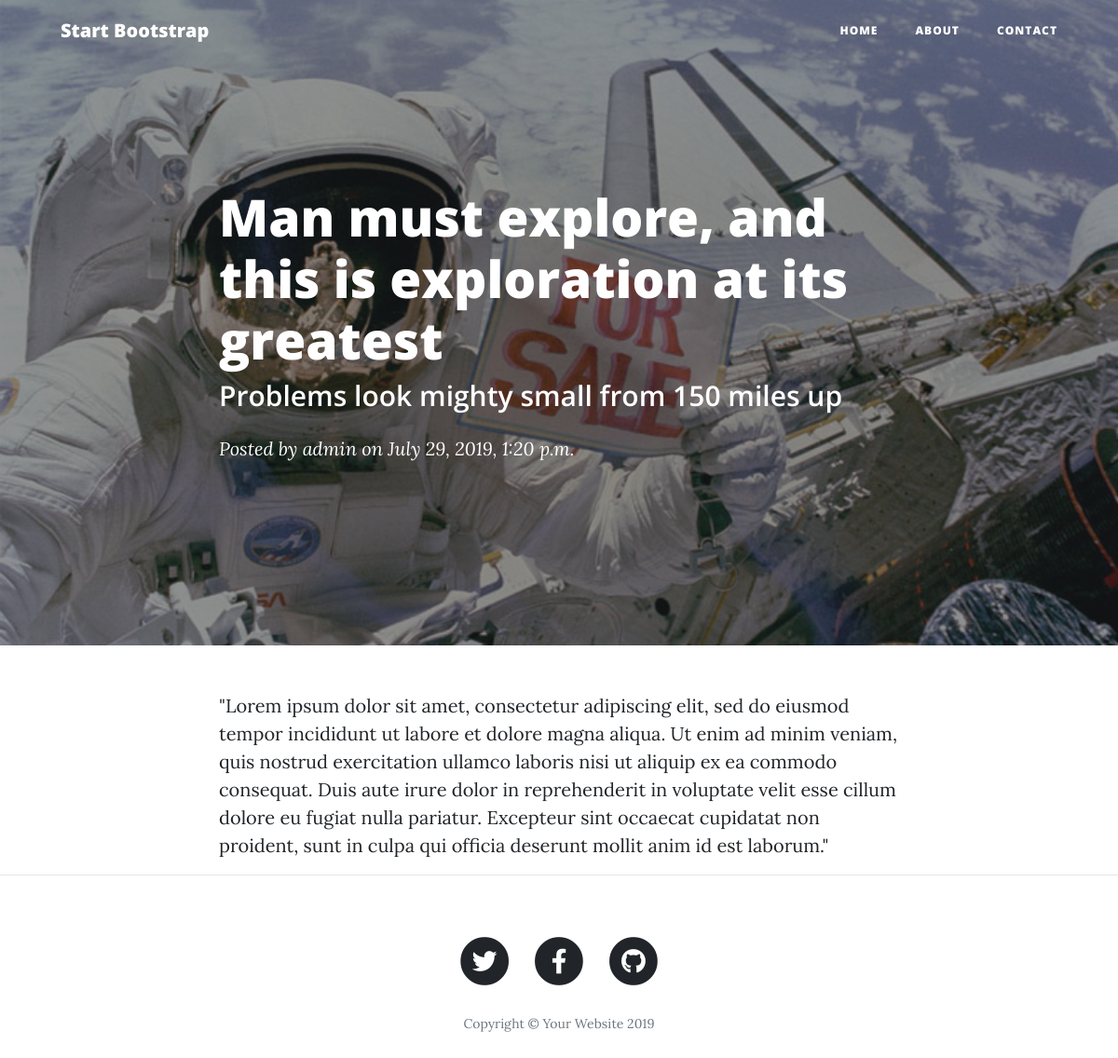
The app's page /post/1/ with its own data.
### blog/models.py (models this page shows, shortened)
class Post(models.Model):
	title = models.CharField(max_length = 100)
	subtitle = models.CharField(max_length = 100)
	content = RichTextField()
	author = models.ForeignKey(
	 'auth.User',
	 on_delete=models.CASCADE,
		)
	date = models.DateTimeField(auto_now_add=True)
	image = models.ImageField(upload_to='images/', null=True)
	class Meta:
		ordering = ['-date']

### blog/views.py (the view)
# urls.py: path('post/<int:pk>/', BlogDetailView.as_view(), name='post'),
class BlogDetailView(DetailView):
	model = Post
	template_name='post.html'

### templates/post.html
{% extends 'temp/base.html' %}
{% load static %}
{% block content %}
  <header class="masthead" style="background-image: url({{ post.image.url  }})">
    <div class="overlay"></div>
    <div class="container">
      <div class="row">
        <div class="col-lg-8 col-md-10 mx-auto">
          <div class="post-heading">
            <h1>{{ post.title }}</h1>
            <h2 class="subheading">{{ post.subtitle }}</h2>
            <span class="meta">Posted by
              <a href="#">{{ post.author }}</a>
              on {{ post.date }}</span>
          </div>
        </div>
      </div>
    </div>
  </header>
  <article>
    <div class="container">
      <div class="row">
        <div class="col-lg-8 col-md-10 mx-auto">
          {{ post.content|safe }}
        </div>
      </div>
    </div>
  </article>
  <hr>
  {% endblock content %}

### records on screen
Post: image (picture), title "Man must explore, and this is exploration at its greatest", subtitle "Problems look mighty small from 150 miles up", author "admin", date "July 29, 2019, 1:20 p.m.", content "\"Lorem ipsum dolor sit amet, consectetur adipiscing elit, sed do eiusmod tempor incididunt ut labore et dolore magna aliqua. Ut enim ad minim veniam, quis nostrud exercitation ullamco laboris nisi ut aliquip ex ea commodo consequat. Duis aute irure dolor in reprehenderit in voluptate velit esse cillum dolore eu fugiat nulla pariatur. Excepteur sint occaecat cupidatat non proident, sunt in culpa qui officia deserunt mollit anim id est laborum.\""
